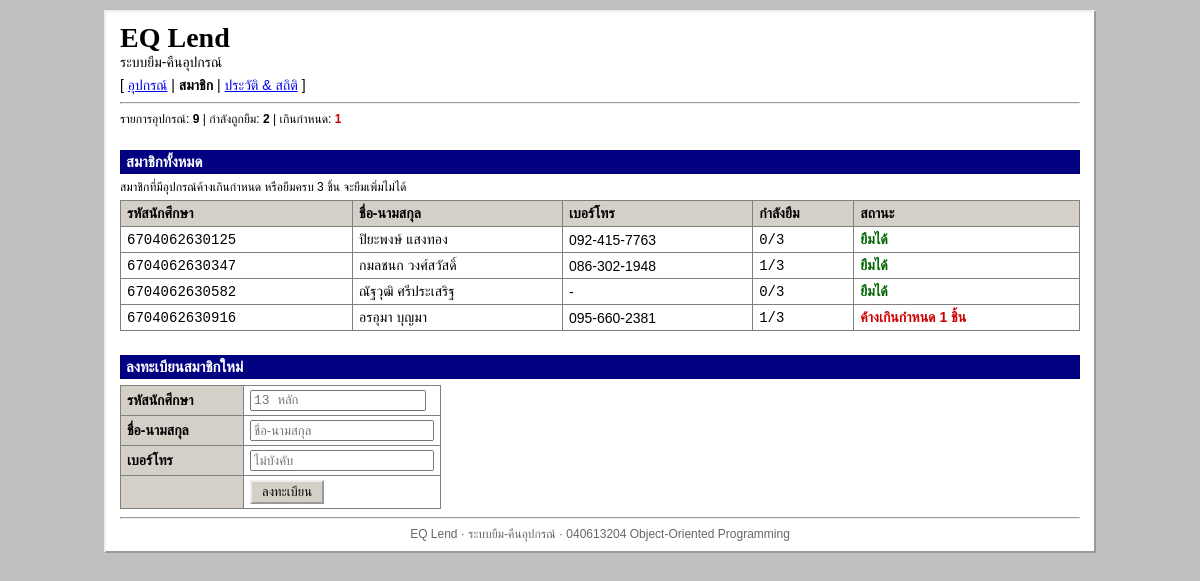
/members.php, run on the app's committed database.
### tables this page shows
CREATE TABLE members (
    id         INT AUTO_INCREMENT PRIMARY KEY,
    student_id VARCHAR(13)  NOT NULL UNIQUE,
    name       VARCHAR(100) NOT NULL,
    phone      VARCHAR(20)  NULL
);

### src/bootstrap.php (called while the page is built, shortened)
<?php
spl_autoload_register(function (string $class): void {
    $file = __DIR__ . '/' . $class . '.php';
});
function e(?string $value): string
{
    return htmlspecialchars((string) $value, ENT_QUOTES, 'UTF-8');
}

### src/Database.php (called while the page is built, shortened)
<?php
final class Database
{
    private static ?PDO $pdo = null;
    public static function connect(): PDO
    {
        if (self::$pdo === null) {
            $dsn = sprintf(
                'mysql:host=%s;port=%s;dbname=%s;charset=utf8mb4',
                getenv('DB_HOST') ?: self::HOST,
                getenv('DB_PORT') ?: self::PORT,
                getenv('DB_NAME') ?: self::NAME
            );
            self::$pdo = new PDO($dsn, getenv('DB_USER') ?: self::USER, getenv('DB_PASS') ?: self::PASS, [
                PDO::ATTR_ERRMODE            => PDO::ERRMODE_EXCEPTION,
                PDO::ATTR_DEFAULT_FETCH_MODE => PDO::FETCH_ASSOC,
                PDO::ATTR_EMULATE_PREPARES   => false,
            ]);
            self::$pdo->exec("SET time_zone = '+07:00'");
        }
        return self::$pdo;
    }
}

### src/Model.php (called while the page is built, shortened)
<?php
abstract class Model
{
    protected static function db(): PDO
    {
        return Database::connect();
    }
}

### src/Member.php (called while the page is built, shortened)
<?php
class Member extends Model
{
    protected static function fromRow(array $row): static
    {
        return new static(
            (int) $row['id'],
            $row['student_id'],
            $row['name'],
            $row['phone'],
            (int) ($row['active_loans'] ?? 0),
            (int) ($row['overdue_loans'] ?? 0)
        );
    }
    public function getStudentId(): string { return $this->studentId; }
    public function getName(): string      { return $this->name; }
    public function getPhone(): ?string    { return $this->phone; }
    public function getActiveLoans(): int  { return $this->activeLoans; }
    public function getOverdueLoans(): int { return $this->overdueLoans; }
    public function canBorrow(): bool
    {
        return $this->overdueLoans === 0 && $this->activeLoans < Loan::MAX_ACTIVE_PER_MEMBER;
    }
    public static function all(): array
    {
        $rows = static::db()->query(
            'SELECT m.*,
                    COUNT(l.id) AS active_loans,
                    COALESCE(SUM(l.due_date < CURDATE()), 0) AS overdue_loans
             FROM members m
             LEFT JOIN loans l ON l.member_id = m.id AND l.returned_at IS NULL
             GROUP BY m.id
             ORDER BY m.student_id'
        )->fetchAll();
        return array_map(fn(array $row) => static::fromRow($row), $rows);
    }
}

### members.php (the view, shortened to what this page needs)
<?php
require __DIR__ . '/src/bootstrap.php';
$members = Member::all();
require __DIR__ . '/partials/header.php';
?>
<section>
    <h2>สมาชิกทั้งหมด</h2>
    <p class="small">สมาชิกที่มีอุปกรณ์ค้างเกินกำหนด หรือยืมครบ <?= Loan::MAX_ACTIVE_PER_MEMBER ?> ชิ้น จะยืมเพิ่มไม่ได้</p>
    <div class="table-wrap">
        <table>
            <thead>
                <tr>
                    <th>รหัสนักศึกษา</th>
                    <th>ชื่อ-นามสกุล</th>
                    <th>เบอร์โทร</th>
                    <th>กำลังยืม</th>
                    <th>สถานะ</th>
                </tr>
            </thead>
            <tbody>
                <?php foreach ($members as $member): ?>
                    <tr>
                        <td class="code"><?= e($member->getStudentId()) ?></td>
                        <td><?= e($member->getName()) ?></td>
                        <td><?= e($member->getPhone() ?? '-') ?></td>
                        <td class="code"><?= $member->getActiveLoans() ?>/<?= Loan::MAX_ACTIVE_PER_MEMBER ?></td>
                        <td>
                            <?php if ($member->getOverdueLoans() > 0): ?>
                                <span class="bad">ค้างเกินกำหนด <?= $member->getOverdueLoans() ?> ชิ้น</span>
                            <?php elseif (!$member->canBorrow()): ?>
                                <span class="warn">ยืมครบแล้ว</span>
                            <?php else: ?>
                                <span class="ok">ยืมได้</span>
                            <?php endif; ?>
                        </td>
                    </tr>
                <?php endforeach; ?>
            </tbody>
        </table>
    </div>
</section>
<section>
    <h2>ลงทะเบียนสมาชิกใหม่</h2>
    <form method="post">
        <table class="form-table">
            <tr>
                <th><label for="student_id">รหัสนักศึกษา</label></th>
                <td><input id="student_id" name="student_id" required pattern="\d{13}" maxlength="13" inputmode="numeric" placeholder="13 หลัก" class="code"></td>
            </tr>
            <tr>
                <th><label for="name">ชื่อ-นามสกุล</label></th>
                <td><input id="name" name="name" required maxlength="100" placeholder="ชื่อ-นามสกุล"></td>
            </tr>
            <tr>
                <th><label for="phone">เบอร์โทร</label></th>
                <td><input id="phone" name="phone" maxlength="20" placeholder="ไม่บังคับ"></td>
            </tr>
            <tr>
                <th></th>
                <td><button>ลงทะเบียน</button></td>
            </tr>
        </table>
    </form>
</section>
<?php require __DIR__ . '/partials/footer.php'; ?>

### style.css (style rules this page uses)
body { margin: 0; padding: 10px; background: #c0c0c0; color: #000; font-family: Tahoma, "MS Sans Serif", sans-serif; font-size: 14px; }
h2 { margin: 24px 0 6px; padding: 3px 6px; background: #000080; color: #fff; font-size: 15px; }
p { margin: 6px 0; }
.small { font-size: 12px; }
.code { font-family: "Courier New", monospace; }
.ok { color: #006600; font-weight: bold; }
.bad { color: #cc0000; font-weight: bold; }
.table-wrap { overflow-x: auto; }
table { width: 100%; border-collapse: collapse; background: #fff; }
th, td { padding: 4px 6px; border: 1px solid #808080; text-align: left; vertical-align: middle; }
th { background: #d4d0c8; }
input, select, button { font-family: inherit; font-size: 13px; }
input, select { max-width: 100%; }
button { padding: 2px 10px; border: 2px outset #eee; background: #d4d0c8; color: #000; cursor: pointer; }
.form-table { width: auto; }
.form-table th { width: 110px; }

### data on the page
members: student "6704062630125", name "ปิยะพงษ์ แสงทอง", phone "092-415-7763", ActiveLoans "0", shows "ยืมได้"
members: student "6704062630347", name "กมลชนก วงศ์สวัสดิ์", phone "086-302-1948", ActiveLoans "1", shows "ยืมได้"
members: student "6704062630582", name "ณัฐวุฒิ ศรีประเสริฐ", phone "-", ActiveLoans "0", shows "ยืมได้"
members: student "6704062630916", name "อรอุมา บุญมา", phone "095-660-2381", ActiveLoans "1", OverdueLoans "1"

### other printed values
$item['label'] "อุปกรณ์"
$item['label'] "สมาชิก"
$item['label'] "ประวัติ & สถิติ"
$stat['label'] "รายการอุปกรณ์"
$stat['value'] "9"
$stat['label'] "กำลังถูกยืม"
$stat['value'] "2"
$stat['label'] "เกินกำหนด"
$stat['value'] "1"
Loan::MAX_ACTIVE_PER_MEMBER "3"
